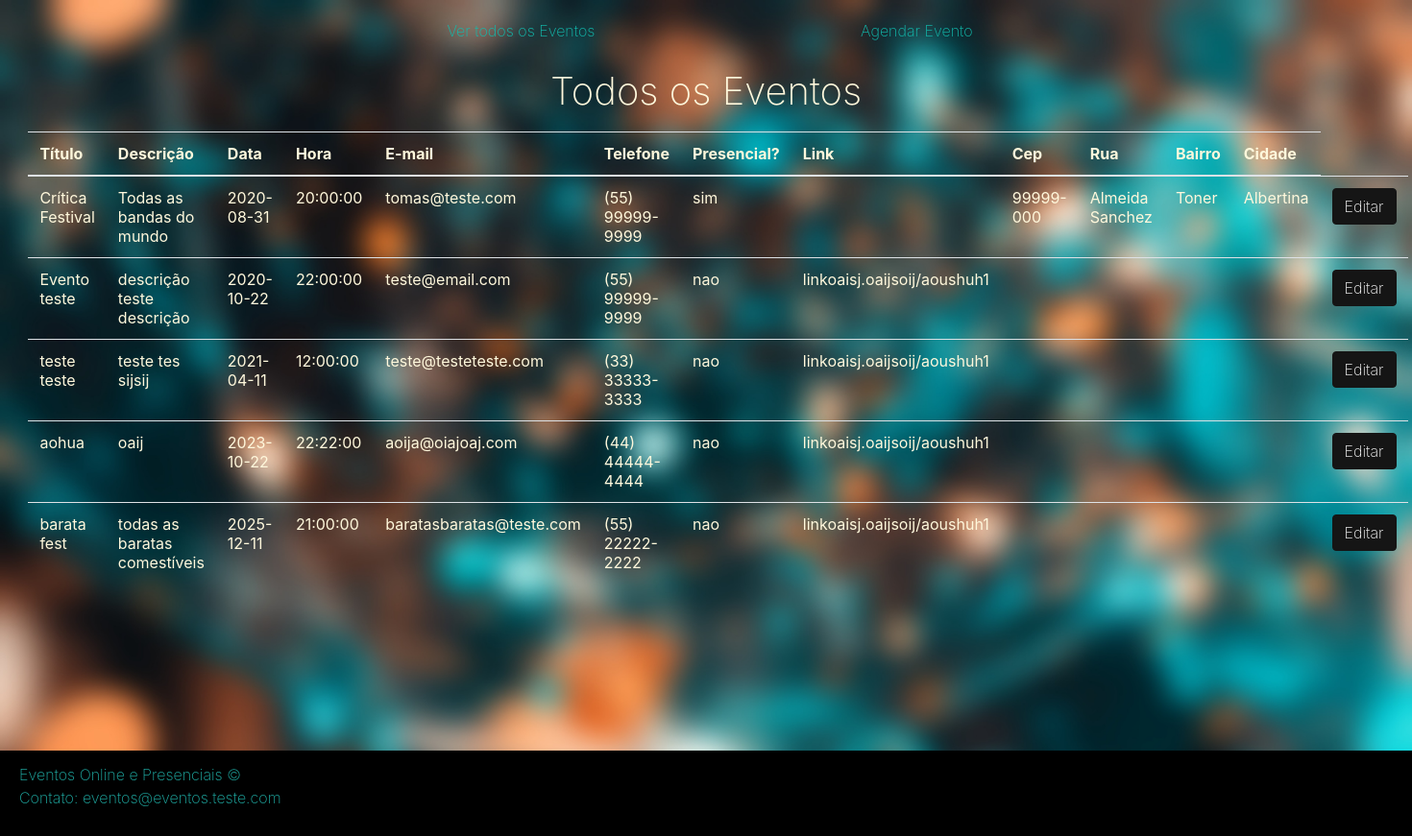
The page /view/eventos.php on the database its author committed.
### tables this page shows
CREATE TABLE `evento` (
  `id_evento` int(4) NOT NULL,
  `titulo` varchar(50) NOT NULL,
  `descricao` varchar(200) NOT NULL,
  `dataEvento` date NOT NULL,
  `hora` time NOT NULL,
  `email` varchar(100) NOT NULL,
  `telefone` varchar(15) NOT NULL,
  `presencial` varchar(3) NOT NULL,
  `link` varchar(300) DEFAULT NULL,
  `cep` varchar(9) DEFAULT NULL,
  `rua` varchar(100) DEFAULT NULL,
  `bairro` varchar(100) DEFAULT NULL,
  `cidade` varchar(100) DEFAULT NULL
);

### model/conexaoBD.php (called while the page is built, shortened)
<?php
	function query($sql){
		global $conexao;
		mysqli_query($conexao, "SET CHARACTER SET utf8");
		$query = mysqli_query($conexao, $sql)or die(mysqli_query_error());
		return $query;
	}
?>

### model/crudEventos.php (called while the page is built, shortened)
<?php
	include 'conexaoBD.php';
	function eventos(){
		$resultado = query("SELECT * FROM evento");
		return $resultado;
	}
?>

### view/eventos.php (the view, shortened to what this page needs)
<!DOCTYPE php>
<php>
  <head>
    <link rel="stylesheet" href="css/theme.css" type="text/css">
  </head>
  <body>
    <nav class="navbar navbar-expand-md navbar-orange bg-orange">
      <div class="container">
        <a class="nav-link" href="index.php">Ver todos os Eventos</a>
        <div class="collapse navbar-collapse text-center justify-content-end" id="navbar2SupportedContent">
          <ul class="navbar-nav">
            <li class="nav-item">
              <a class="nav-link" href="index.php">Agendar Evento</a> </li>
          </ul>
        </div>
      </div>
    </nav>
    <h1 class="h1-2">Todos os Eventos</h1>
  <div class="py-1">
    <div class="container2">
      <div class="row">
        <div class="col-md-12">
          <table class="table" style="">
            <thead>
              <tr>
                <th>Título</th>
                <th>Descrição</th>
                <th>Data</th>
                <th>Hora</th>
                <th>E-mail</th>
                <th>Telefone</th>
                <th>Presencial?</th>
                <th>Link</th>
                <th>Cep</th>
                <th>Rua</th>
                <th>Bairro</th>
                <th>Cidade</th>
              </tr>
            </thead>
            <tbody>
              <?php
                  include '../model/crudEventos.php';
                  $resultado = eventos();
                  if($resultado){
                    while($linha=mysqli_fetch_assoc($resultado)){
                      $id_evento=$linha["id_evento"];
                      $titulo=$linha["titulo"];
                      $descricao=$linha["descricao"];
                      $dataEvento=$linha["dataEvento"];
                      $hora=$linha["hora"];
                      $email=$linha["email"];
                      $telefone=$linha["telefone"];
                      $presencial=$linha["presencial"];
                      $link=$linha["link"];
                      $cep=$linha["cep"];
                      $rua=$linha["rua"];
                      $bairro=$linha["bairro"];
                      $cidade=$linha["cidade"];
                        echo "
                            <tr>
                                <td>$titulo</td>
                                <td>$descricao</td>
                                <td>$dataEvento</td>
                                <td>$hora</td>
                                <td>$email</td>
                                <td>$telefone</td>
                                <td>$presencial</td>
                                <td>$link</td>
                                <td>$cep</td>
                                <td>$rua</td>
                                <td>$bairro</td>
                                <td>$cidade</td>
                                <td>
                                 <a class='btn btn-dark' name='opcao' href='eventosSelecionados.php?id_evento=$id_evento'>Editar</a>
                                </td>
                            </tr>";
                    }
                  }
              ?>
            </tbody>
          </table>
        </div>
      </div>
    </div>
  </div>
  <div class="py-5">
  </div>
    <div class="card-footer">
      Eventos Online e Presenciais &copy;
      <p>Contato: eventos@eventos.teste.com</p>
    </div>
  </body>
</php>

### rows shown on the page
evento: titulo "Crítica Festival", descricao "Todas as bandas do mundo", dataEvento "2020-08-31", hora "20:00:00", email "tomas@teste.com", telefone "(55) 99999-9999", presencial "sim", cep "99999-000", rua "Almeida Sanchez", bairro "Toner", cidade "Albertina"
evento: titulo "Evento teste", descricao "descrição teste descrição", dataEvento "2020-10-22", hora "22:00:00", email "teste@email.com", telefone "(55) 99999-9999", presencial "nao", link "linkoaisj.oaijsoij/aoushuh1"
evento: titulo "teste teste", descricao "teste tes sijsij", dataEvento "2021-04-11", hora "12:00:00", email "teste@testeteste.com", telefone "(33) 33333-3333", presencial "nao", link "linkoaisj.oaijsoij/aoushuh1"
evento: titulo "aohua", descricao "oaij", dataEvento "2023-10-22", hora "22:22:00", email "aoija@oiajoaj.com", telefone "(44) 44444-4444", presencial "nao", link "linkoaisj.oaijsoij/aoushuh1"
evento: titulo "barata fest", descricao "todas as baratas comestíveis", dataEvento "2025-12-11", hora "21:00:00", email "baratasbaratas@teste.com", telefone "(55) 22222-2222", presencial "nao", link "linkoaisj.oaijsoij/aoushuh1"
